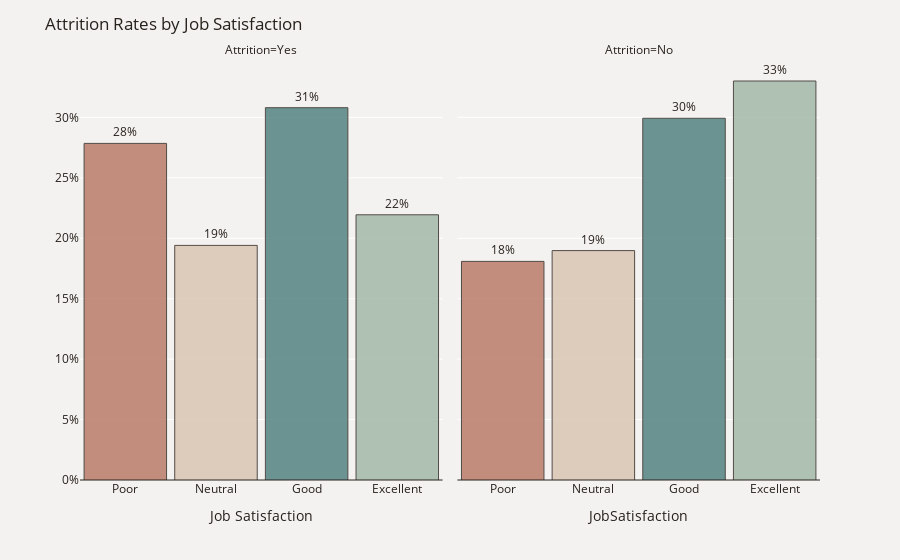

Write notebook code for a chart like this one.
### Markdown cell above
Among women with the highest rated work life balance, 1 out of 4 left the company, the highest proportion among the ratings for women. For men, the highest proportion occurred in those with the lowest work life balance.

### Code cell
plot_df = data.groupby(['Attrition'])['JobSatisfaction'].value_counts(normalize=True)
plot_df = plot_df.mul(100).rename('Percent').reset_index().sort_values('JobSatisfaction')
plot_df.JobSatisfaction=pd.Categorical(plot_df.JobSatisfaction).rename_categories(
    {1:'Poor', 2:'Neutral', 3:'Good', 4:'Excellent'})
fig = px.bar(plot_df, x='JobSatisfaction', y='Percent', text='Percent', opacity=0.8,
             facet_col="Attrition", category_orders={"Attrition": ["Yes", "No"]})
fig.update_traces(texttemplate='%{text:.2s}%', textposition='outside', 
                  marker_color=['#B6735F', '#D7C2B0', '#497B7A', '#9EB5A3'],
                  marker_line=dict(width=1, color='#28221D'))
fig.update_yaxes(title="",zeroline=True, zerolinewidth=1, zerolinecolor='#28221D', ticksuffix='%')
fig.update_layout(title_text='Attrition Rates by Job Satisfaction', bargap=.09,font_color='#28221D',
                  xaxis_title='Job Satisfaction',paper_bgcolor='#F4F2F0', plot_bgcolor='#F4F2F0')
fig.show()

### Figure 1 — Plotly figure (JSON) as saved in the notebook; plotly's stock layout.template omitted (floating-point values rounded to 4 significant figures)
{"data": [{"alignmentgroup": "True", "hovertemplate": "Attrition=Yes<br>JobSatisfaction=%{x}<br>Percent=%{text}<extra></extra>", "legendgroup": "", "marker": {"color": ["#B6735F", "#D7C2B0", "#497B7A", "#9EB5A3"], "line": {"color": "#28221D", "width": 1}, "opacity": 0.8, "pattern": {"shape": ""}}, "name": "", "offsetgroup": "", "orientation": "v", "showlegend": false, "text": [27.85, 19.41, 30.8, 21.94], "textposition": "outside", "texttemplate": "%{text:.2s}%", "type": "bar", "x": ["Poor", "Neutral", "Good", "Excellent"], "xaxis": "x", "y": [27.85, 19.41, 30.8, 21.94], "yaxis": "y"}, {"alignmentgroup": "True", "hovertemplate": "Attrition=No<br>JobSatisfaction=%{x}<br>Percent=%{text}<extra></extra>", "legendgroup": "", "marker": {"color": ["#B6735F", "#D7C2B0", "#497B7A", "#9EB5A3"], "line": {"color": "#28221D", "width": 1}, "opacity": 0.8, "pattern": {"shape": ""}}, "name": "", "offsetgroup": "", "orientation": "v", "showlegend": false, "text": [18.09, 18.98, 29.93, 33.01], "textposition": "outside", "texttemplate": "%{text:.2s}%", "type": "bar", "x": ["Poor", "Neutral", "Good", "Excellent"], "xaxis": "x2", "y": [18.09, 18.98, 29.93, 33.01], "yaxis": "y2"}], "layout": {"annotations": [{"font": {}, "showarrow": false, "text": "Attrition=Yes", "x": 0.245, "xanchor": "center", "xref": "paper", "y": 1, "yanchor": "bottom", "yref": "paper"}, {"font": {}, "showarrow": false, "text": "Attrition=No", "x": 0.755, "xanchor": "center", "xref": "paper", "y": 1, "yanchor": "bottom", "yref": "paper"}], "autosize": true, "bargap": 0.09, "barmode": "relative", "font": {"color": "#28221D"}, "legend": {"tracegroupgap": 0}, "margin": {"t": 60}, "paper_bgcolor": "#F4F2F0", "plot_bgcolor": "#F4F2F0", "title": {"text": "Attrition Rates by Job Satisfaction"}, "xaxis": {"anchor": "y", "autorange": true, "domain": [0, 0.49], "range": [-0.5, 3.5], "title": {"text": "Job Satisfaction"}, "type": "category"}, "xaxis2": {"anchor": "y2", "autorange": true, "domain": [0.51, 1], "matches": "x", "range": [-0.5, 3.5], "title": {"text": "JobSatisfaction"}, "type": "category"}, "yaxis": {"anchor": "x", "autorange": true, "domain": [0, 1], "range": [0, 34.75], "ticksuffix": "%", "title": {"text": ""}, "type": "linear", "zeroline": true, "zerolinecolor": "#28221D", "zerolinewidth": 1}, "yaxis2": {"anchor": "x2", "autorange": true, "domain": [0, 1], "matches": "y", "range": [0, 34.75], "showticklabels": false, "ticksuffix": "%", "title": {"text": ""}, "type": "linear", "zeroline": true, "zerolinecolor": "#28221D", "zerolinewidth": 1}}}
